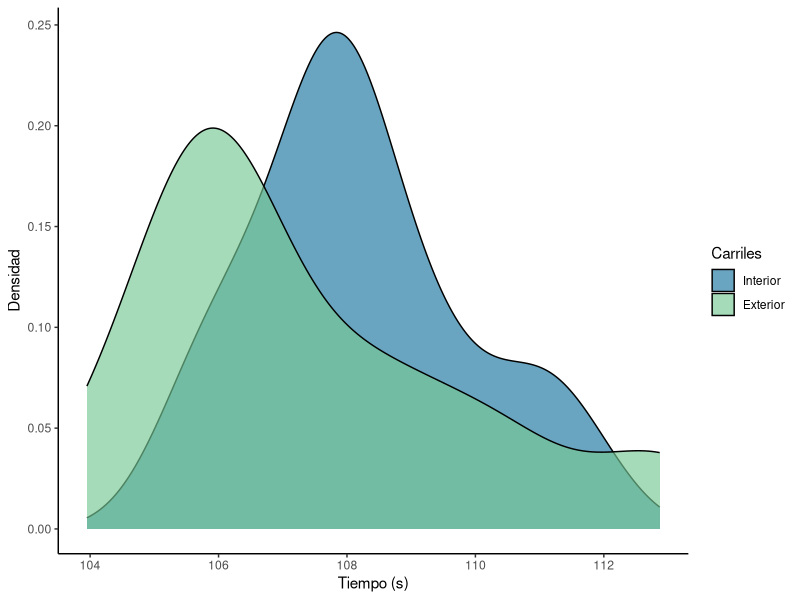
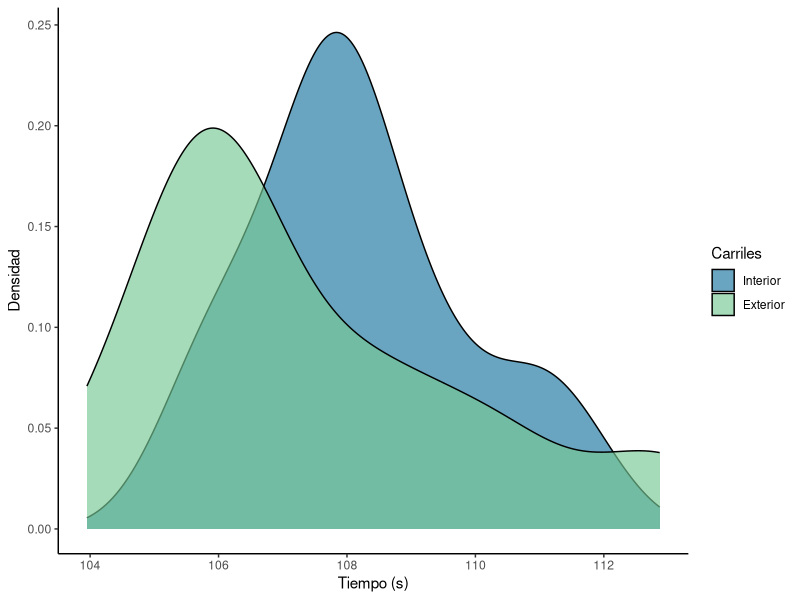

Recreate these plots in R, in order.
library(ggplot2)
library(tidyr)
data <- read.csv("../Data/data.csv")
print(summary(data))
print(var(data))
data$difference <- data$outer.lane - data$inner.lane
mu <- mean(data$difference)
ci <- t.test(
    x = data$difference,
    conf.level = 0.945
)$conf.int
print(ci)
data_long <- data %>% gather(lane, value, outer.lane:inner.lane)
theme_set(theme_classic())
ggplot(
    data_long,
    aes(value,
        fill = lane
    )
) +
    geom_density(alpha = 0.65) +
    xlab("Tiempo (s)") +
    ylab("Densidad") +
    scale_fill_manual(
        values = c(
            "#1a759f",
            "#76c893"
        ),
        name = "Carriles",
        labels = c(
            "Interior",
            "Exterior"
        )
    )
ggsave("problema07_histogram_2.png",
    height = 1000,
    width = 1200,
    limitsize = FALSE,
    units = "px"
)